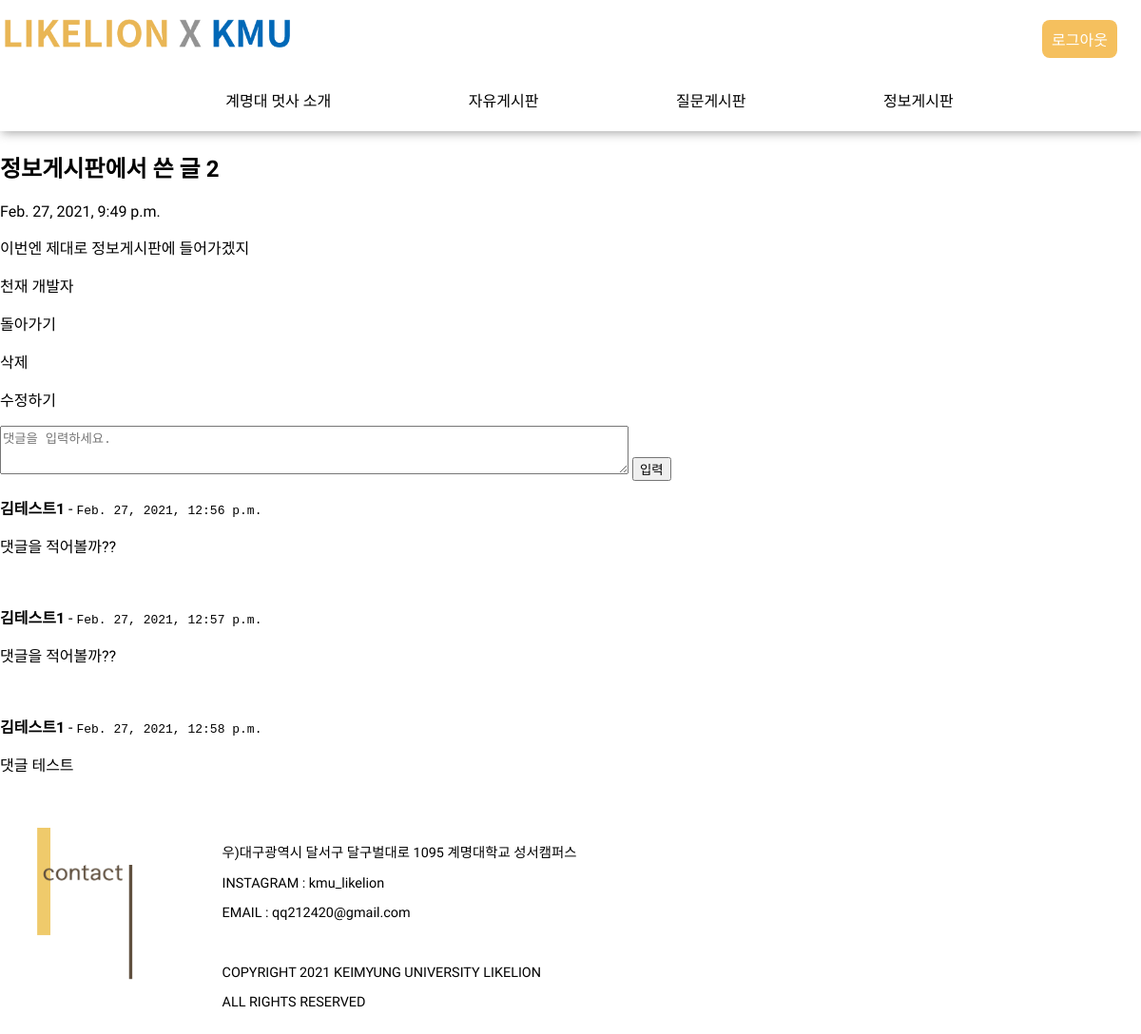
The page /info/1 (signed in) on the database its author committed.
### crud/models.py (models this page shows, shortened)
class Info(models.Model):
    title = models.CharField(max_length=200)
    name = models.CharField(max_length=50 , null=True )
    pub_date = models.DateTimeField('date published')
    body = models.TextField()

class InfoComment(models.Model):
    info_id = models.ForeignKey(Info, related_name="info", on_delete=models.CASCADE, db_column="info_id")
    name = models.CharField(max_length=50)
    pub_date = models.DateTimeField('date published')
    body = models.TextField(null=False, blank=False)

### crud/views.py (the view)
# urls.py: path('info/<int:info_id>', views.infoDetail, name="infoDetail"),
def infoDetail(request, info_id):
    info_detail = get_object_or_404(Info, pk=info_id)
    try:
        comments = InfoComment.objects.filter(info_id=info_id)
        try:
            comments = comments.objects.all()
        except AttributeError: # 댓글이 하나밖에 없을때 예외 처리
            pass
    except InfoComment.DoesNotExist: # 댓글이 존재하지 않을때 예외 처리
        comments = None
    content = {
        'info' : info_detail,
        'comments' : comments,
    }
    return render(request, 'infoDetail.html' , content)

### crud/templates/infoDetail.html (shortened to what this page needs)
{% extends 'base.html' %}
{% load static %}
{% block content %}
    <div class="containter">
        <h2>{{ info.title }}</h2>
        <p>{{ info.pub_date }}</p>
        <p>{{ info.body }}</p>
        <p>{{ info.name }}</p>
        <a href="{% url 'infoList' %}">돌아가기</a>
        <div class="freeDelete">
            <p><a href = "{% url 'infoDelete' info.id %}">삭제</a></p>
        </div>
        <div class="freeEdit">
            <p><a href = "{% url 'infoEdit' info.id %}">수정하기</a></p>
        </div>
    </div>
    <div class="container">
        <form method="POST" action="{% url 'infoComment' %}">
            <textarea name="body" placeholder="댓글을 입력하세요." rows="3" cols="80"></textarea>
            <input type="submit" value="입력">
        </form>
        {% for comment in comments %}
            <p><b>{{ comment.name }}</b> - <tt>{{ comment.pub_date }}</tt></p>
            <p>{{ comment.body }}</p><br>
        {% endfor %}
    </div>
{% endblock %}

### crud/static/css/base.css (style rules this page uses)
body { margin:0px; font-family: 'Nanum Gothic', sans-serif; text-decoration: none; color : black; }
a { text-decoration: none; color : black; }
:root { --button-color: orange; --button-bg-color: white; --button-hover-bg-color: gray; }

### rows shown on the page
Info: title "정보게시판에서 쓴 글 2", pub_date "Feb. 27, 2021, 9:49 p.m.", body "이번엔 제대로 정보게시판에 들어가겠지", name "천재 개발자"
InfoComment: name "김테스트1", pub_date "Feb. 27, 2021, 12:56 p.m.", body "댓글을 적어볼까??"
InfoComment: name "김테스트1", pub_date "Feb. 27, 2021, 12:57 p.m.", body "댓글을 적어볼까??"
InfoComment: name "김테스트1", pub_date "Feb. 27, 2021, 12:58 p.m.", body "댓글 테스트"
